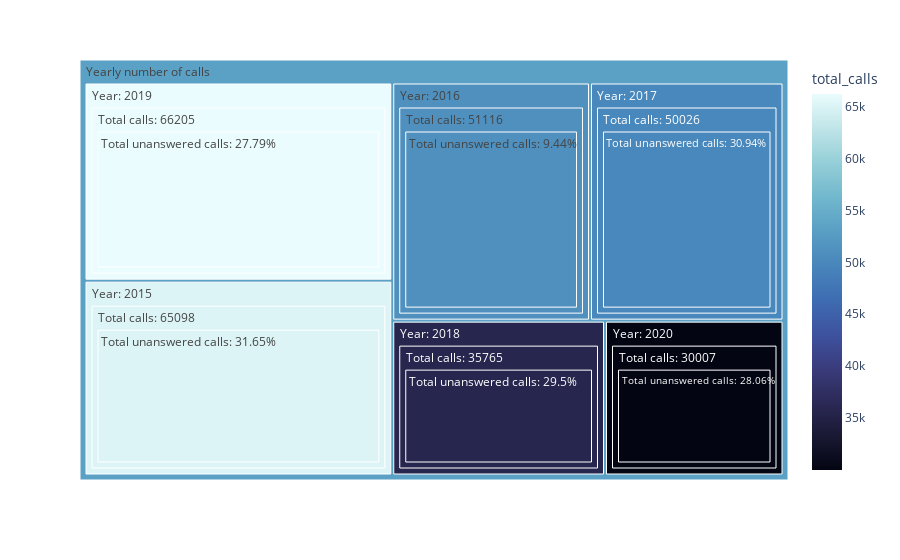

Here is the notebook cell this chart was saved with:
### Markdown cell above
### Number of calls every year
Here visualization of total number of calls and percentage of unanswered calls is done.

### Code cell
fig = px.treemap(df_calls, 
                 path=['label','year','total_calls_label', 'total_unanswered_calls'], 
                 values='total_calls',
                 color_continuous_scale='ice',
                 color='total_calls'#,
                # title='Number of calls every year'
                )
fig.write_html("tc.html")
fig.show()

### Figure 1 — Plotly figure (JSON) as saved in the notebook; plotly's stock layout.template omitted (floating-point values rounded to 4 significant figures)
{"data": [{"branchvalues": "total", "customdata": [[66205], [30007], [35765], [50026], [65098], [51116], [30007], [35765], [50026], [51116], [65098], [66205], [65098], [51116], [50026], [35765], [66205], [30007], [53370.0]], "domain": {"x": [0, 1], "y": [0, 1]}, "hovertemplate": "labels=%{label}<br>total_calls_sum=%{value}<br>parent=%{parent}<br>id=%{id}<br>total_calls=%{color}<extra></extra>", "ids": ["Yearly number of calls/Year: 2019/Total calls: 66205/Total unanswered calls: 27.79%", "Yearly number of calls/Year: 2020/Total calls: 30007/Total unanswered calls: 28.06%", "Yearly number of calls/Year: 2018/Total calls: 35765/Total unanswered calls: 29.5%", "Yearly number of calls/Year: 2017/Total calls: 50026/Total unanswered calls: 30.94%", "Yearly number of calls/Year: 2015/Total calls: 65098/Total unanswered calls: 31.65%", "Yearly number of calls/Year: 2016/Total calls: 51116/Total unanswered calls: 9.44%", "Yearly number of calls/Year: 2020/Total calls: 30007", "Yearly number of calls/Year: 2018/Total calls: 35765", "Yearly number of calls/Year: 2017/Total calls: 50026", "Yearly number of calls/Year: 2016/Total calls: 51116", "Yearly number of calls/Year: 2015/Total calls: 65098", "Yearly number of calls/Year: 2019/Total calls: 66205", "Yearly number of calls/Year: 2015", "Yearly number of calls/Year: 2016", "Yearly number of calls/Year: 2017", "Yearly number of calls/Year: 2018", "Yearly number of calls/Year: 2019", "Yearly number of calls/Year: 2020", "Yearly number of calls"], "labels": ["Total unanswered calls: 27.79%", "Total unanswered calls: 28.06%", "Total unanswered calls: 29.5%", "Total unanswered calls: 30.94%", "Total unanswered calls: 31.65%", "Total unanswered calls: 9.44%", "Total calls: 30007", "Total calls: 35765", "Total calls: 50026", "Total calls: 51116", "Total calls: 65098", "Total calls: 66205", "Year: 2015", "Year: 2016", "Year: 2017", "Year: 2018", "Year: 2019", "Year: 2020", "Yearly number of calls"], "marker": {"coloraxis": "coloraxis", "colors": [66205, 30007, 35765, 50026, 65098, 51116, 30007, 35765, 50026, 51116, 65098, 66205, 65098, 51116, 50026, 35765, 66205, 30007, 53370.0]}, "name": "", "parents": ["Yearly number of calls/Year: 2019/Total calls: 66205", "Yearly number of calls/Year: 2020/Total calls: 30007", "Yearly number of calls/Year: 2018/Total calls: 35765", "Yearly number of calls/Year: 2017/Total calls: 50026", "Yearly number of calls/Year: 2015/Total calls: 65098", "Yearly number of calls/Year: 2016/Total calls: 51116", "Yearly number of calls/Year: 2020", "Yearly number of calls/Year: 2018", "Yearly number of calls/Year: 2017", "Yearly number of calls/Year: 2016", "Yearly number of calls/Year: 2015", "Yearly number of calls/Year: 2019", "Yearly number of calls", "Yearly number of calls", "Yearly number of calls", "Yearly number of calls", "Yearly number of calls", "Yearly number of calls", ""], "type": "treemap", "values": [66205, 30007, 35765, 50026, 65098, 51116, 30007, 35765, 50026, 51116, 65098, 66205, 65098, 51116, 50026, 35765, 66205, 30007, 298217]}], "layout": {"coloraxis": {"colorbar": {"title": {"text": "total_calls"}}, "colorscale": [[0, "rgb(3, 5, 18)"], [0.09091, "rgb(25, 25, 51)"], [0.1818, "rgb(44, 42, 87)"], [0.2727, "rgb(58, 60, 125)"], [0.3636, "rgb(62, 83, 160)"], [0.4545, "rgb(62, 109, 178)"], [0.5455, "rgb(72, 134, 187)"], [0.6364, "rgb(89, 159, 196)"], [0.7273, "rgb(114, 184, 205)"], [0.8182, "rgb(149, 207, 216)"], [0.9091, "rgb(192, 229, 232)"], [1, "rgb(234, 252, 253)"]]}, "legend": {"tracegroupgap": 0}, "margin": {"t": 60}}}
